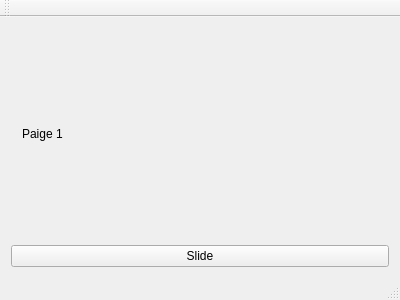
<?xml version="1.0" encoding="UTF-8"?>
<ui version="4.0">
 <class>MainWindow</class>
 <widget class="QMainWindow" name="MainWindow">
  <property name="geometry">
   <rect>
    <x>0</x>
    <y>0</y>
    <width>400</width>
    <height>300</height>
   </rect>
  </property>
  <property name="windowTitle">
   <string>MainWindow</string>
  </property>
  <property name="styleSheet">
   <string notr="true"/>
  </property>
  <widget class="QWidget" name="centralWidget">
   <layout class="QGridLayout" name="gridLayout">
    <item row="0" column="0">
     <widget class="cStackedWidget" name="stackedWidget">
      <property name="styleSheet">
       <string notr="true"/>
      </property>
      <widget class="QWidget" name="page">
       <layout class="QHBoxLayout" name="horizontalLayout">
        <item>
         <widget class="QLabel" name="label">
          <property name="text">
           <string>Paige 1</string>
          </property>
         </widget>
        </item>
       </layout>
      </widget>
      <widget class="QWidget" name="page_2">
       <layout class="QGridLayout" name="gridLayout_2">
        <item row="0" column="0">
         <widget class="QLabel" name="label_2">
          <property name="styleSheet">
           <string notr="true"/>
          </property>
          <property name="text">
           <string>Paige 2</string>
          </property>
         </widget>
        </item>
       </layout>
      </widget>
     </widget>
    </item>
    <item row="1" column="0">
     <widget class="QPushButton" name="pushButton">
      <property name="text">
       <string>Slide</string>
      </property>
     </widget>
    </item>
   </layout>
  </widget>
  <widget class="QMenuBar" name="menuBar">
   <property name="geometry">
    <rect>
     <x>0</x>
     <y>0</y>
     <width>400</width>
     <height>21</height>
    </rect>
   </property>
  </widget>
  <widget class="QToolBar" name="mainToolBar">
   <attribute name="toolBarArea">
    <enum>TopToolBarArea</enum>
   </attribute>
   <attribute name="toolBarBreak">
    <bool>false</bool>
   </attribute>
  </widget>
  <widget class="QStatusBar" name="statusBar"/>
 </widget>
 <layoutdefault spacing="6" margin="11"/>
 <customwidgets>
  <customwidget>
   <class>cStackedWidget</class>
   <extends>QStackedWidget</extends>
   <header>cstackedwidget.h</header>
   <container>1</container>
  </customwidget>
 </customwidgets>
 <resources/>
 <connections/>
</ui>
